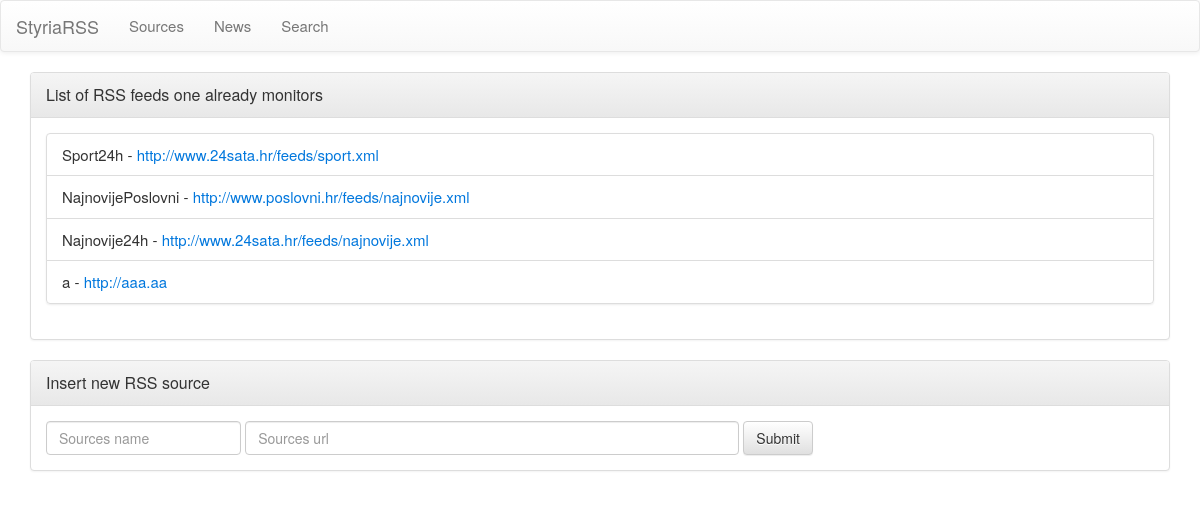
/sources, run on an earlier commit of the app's database.
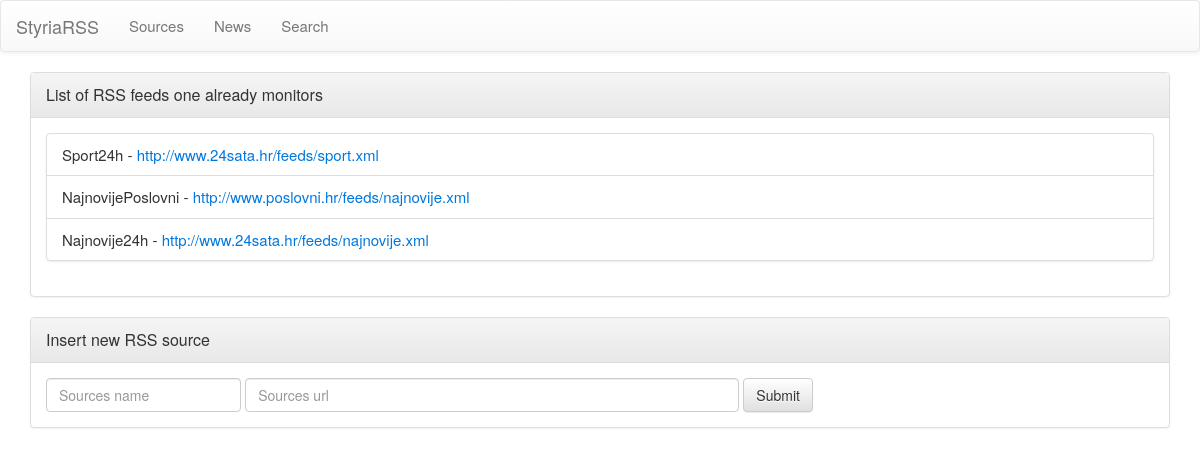
And on a later commit of the database.
### rss_collector/models.py (models this page shows, shortened)
class Sources(models.Model):
    name = models.CharField(max_length=100)
    url = models.URLField(max_length=200)

### rss_collector/views.py (the view, shortened to what this page needs)
# urls.py: url(r'^sources$', IndexView.as_view(), name='sources'),
class IndexView(FormView):
    model = Sources
    template_name = "index.html"
    form_class = SourcesForm
    def get_context_data(self, **kwargs):
        context = super(IndexView, self).get_context_data(**kwargs)
        context["sources"] = self.model.objects.get_queryset().all()
        return context

### rss_collector/models.py
class SourcesForm(ModelForm):
    class Meta:
        model = Sources
        fields = ['name', 'url']

### rss_collector/templates/index.html (shortened to what this page needs)
{% extends "base.html" %}
{% block content %}
    <section>
        <div class="panel panel-default">
          <div class="panel-heading">
            <h3 class="panel-title">List of RSS feeds one already monitors</h3>
          </div>
          <div class="panel-body">
            <ul class="list-group">
            {% for source in sources %}
                <li class="list-group-item">{{ source.name }} - <a href="{{ source.url }}" target="_blank">{{ source.url }}</a></li>
            {% endfor %}
            </ul>
          </div>
        </div>
    </section>
    <section>
        <div class="panel panel-default">
          <div class="panel-heading">
            <h3 class="panel-title">Insert new RSS source</h3>
          </div>
          <div class="panel-body">
            <form class="form-inline" role="form" method="post">{% csrf_token %}
                <div class="form-group">
                    <input type="text" class="form-control" id="name" placeholder="Sources name" name="name" size="20">
                </div>
                <div class="form-group">
                    <input type="url" class="form-control" id="url" placeholder="Sources url" name="url" size="60">
                </div>
                <div class="form-group">
                       <button type="submit" class = "btn btn-default">Submit</button>
                </div>
            </form>
          </div>
        </div>
    </section>
{% endblock %}

What changed in the data, as far as the page shows it:
removed Sources: name "a", url "http://aaa.aa"
